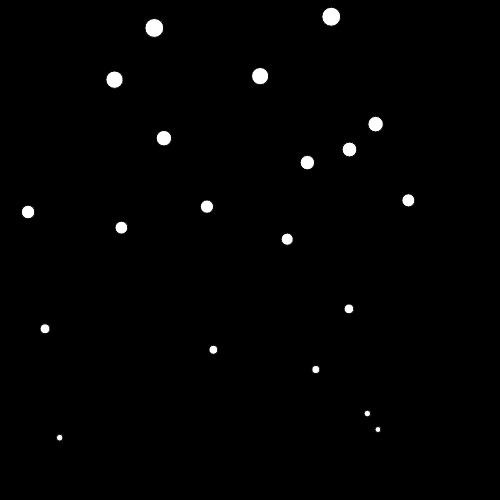
Frame 1 (no input)
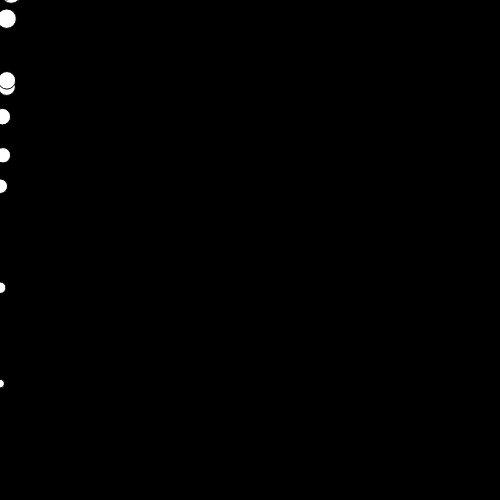
Frame 60 (no input)
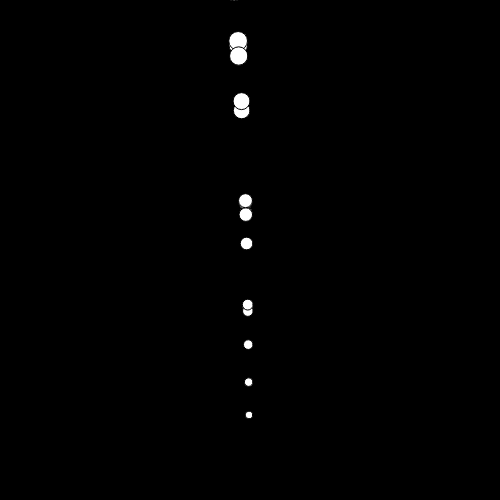
Frame 120 (the mouse pressed at the canvas centre since frame 60)

The p5.js sketch that drew these frames (run headless with seeded random() and noise() and a simulated clock; from frame 60 on, the mouse is pressed at the canvas centre):

// p5.js sketch
// ── sketch.js
let x = 0;
let y = 0;

let noiseIndex = 0;

let circles = [];

function setup() {
  createCanvas(500, 500);

  x = random(0, width);
  y = random(0, height);

  for (let i = 0; i < 20; i++) {
    circles.push(new Circle());
  }
}

function draw() {
  background(0);
  fill(255);

  for (let i = 0; i < circles.length; i++) {
    let size = map(circles[i].y, height, 0, 5, 20);
    let lerpSpeed = map(size, 5, 20, 0.1, 0.05);

    circles[i].x += (mouseX - circles[i].x) * lerpSpeed;
    circles[i].y += (mouseY - circles[i].x) * lerpSpeed;

    // circles[i].x = lerp(x, mouseX, 0.1);
    // circles[i].y = lerp(y, mouseY, 0.1);

    noiseIndex += 0.01;
    let noiseOffset = (noise(noiseIndex) - 0.5) * 50;

    ellipse(circles[i].x, circles[i].y, size, size);
  }
}

class Circle {
  constructor() {
    this.x = random(width);
    this.y = random(height);
  }
}
